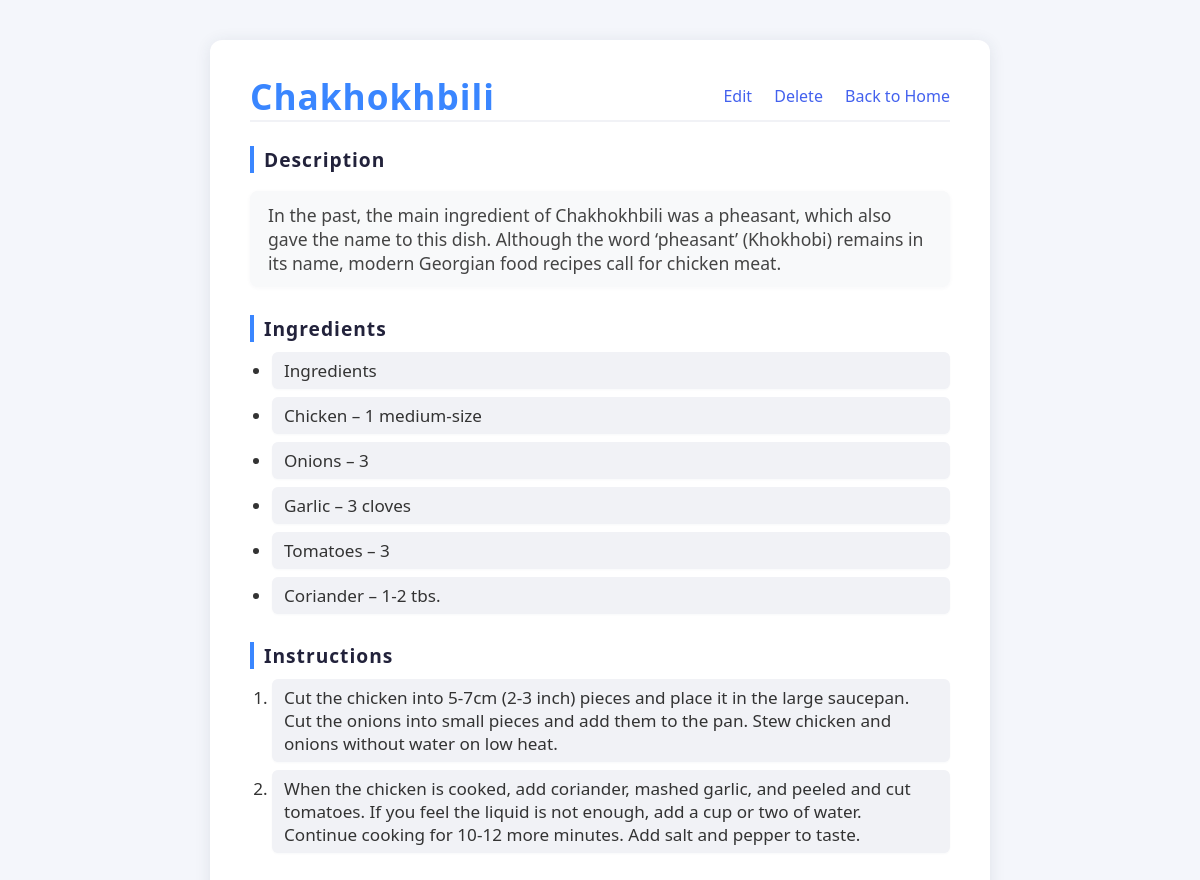
Page /recipe/3/ on the committed database.
### recept/models.py (models this page shows, shortened)
class Recipe(models.Model):
    title = models.CharField(max_length=200, db_index=True)
    description = models.TextField()
    ingredients = models.TextField(blank=True)
    instructions = models.TextField(blank=True)
    created_at = models.DateTimeField(auto_now_add=True)

### recept/views.py (the view)
# urls.py: path('recipe/<int:pk>/', views.recipe_detail, name='recipe_detail'),
def recipe_detail(request, pk):
    recipe = get_object_or_404(Recipe, pk=pk)
    return render(request, 'recipe_detail.html', {'recipe': recipe})

### templates/recipe_detail.html (shortened to what this page needs)
<!DOCTYPE html>
<html>
  <head>
    {% load static %}
    <link rel="stylesheet" href="{% static 'style.css' %}" />
  </head>
  <body>
    <div class="container">
      <div class="recipe-header">
        <h1>{{ recipe.title }}</h1>
        <div class="recipe-actions">
          <a href="{% url 'edit_recipe' recipe.pk %}">Edit</a>
          <a href="{% url 'delete_recipe' recipe.pk %}">Delete</a>
          <a href="{% url 'home' %}">Back to Home</a>
        </div>
      </div>
      <div class="recipe-section">
        <h2>Description</h2>
        <p class="recipe-description">{{ recipe.description }}</p>
      </div>
      <div class="recipe-section">
        <h2>Ingredients</h2>
        <ul class="ingredients-list">
          {% for line in recipe.ingredients.splitlines %} {% if line %}
          <li>{{ line }}</li>
          {% endif %} {% endfor %}
        </ul>
      </div>
      <div class="recipe-section">
        <h2>Instructions</h2>
        <ol class="instructions-list">
          {% for step in recipe.instructions.splitlines %} {% if step %}
          <li>{{ step }}</li>
          {% endif %} {% endfor %}
        </ol>
      </div>
    </div>
  </body>
</html>

### static/style.css (style rules this page uses)
body { background: #f4f6fb; font-family: "Segoe UI", Arial, sans-serif; margin: 0; padding: 0; }
h1 { color: #22223b; text-align: center; margin-top: 0; letter-spacing: 1px; }
a { color: #3a86ff; text-decoration: none; font-weight: 500; transition: color 0.2s; }
.container { max-width: 700px; margin: 40px auto; background: #fff; border-radius: 12px; box-shadow: 0 2px 16px rgba(44, 62, 80, 0.1); padding: 32px 40px; }
.recipe-header { display: flex; justify-content: space-between; align-items: center; border-bottom: 2px solid #f1f2f6; margin-bottom: 24px; }
.recipe-header h1 { margin: 0; font-size: 2.2em; color: #3a86ff; letter-spacing: 1px; }
.recipe-actions a { margin-left: 18px; color: #4361ee; font-weight: 500; text-decoration: none; transition: color 0.2s; }
.recipe-section { margin-bottom: 28px; }
.recipe-section h2 { color: #22223b; font-size: 1.2em; margin-bottom: 10px; border-left: 4px solid #3a86ff; padding-left: 10px; letter-spacing: 1px; }
.recipe-description { font-size: 1.1em; color: #444; background: #f8f9fa; padding: 12px 18px; border-radius: 8px; box-shadow: 0 1px 4px rgba(44, 62, 80, 0.04); }
.ingredients-list, .instructions-list { margin: 0; padding-left: 22px; }
.ingredients-list li, .instructions-list li { font-size: 1.07em; margin-bottom: 8px; color: #333; background: #f1f2f6; padding: 7px 12px; border-radius: 6px; box-shadow: 0 1px 2px rgba(44, 62, 80, 0.03); }
.instructions-list { list-style-type: decimal; }

### rows in the picture
Recipe: title "Chakhokhbili", description "In the past, the main ingredient of Chakhokhbili was a pheasant, which also gave the name to this dish. Although the word ‘pheasant’ (Khokhobi) remains in its name, modern Georgian food recipes call for chicken meat."

### other values in the picture
{{ line }} "Ingredients" "Chicken – 1 medium-size" "Onions – 3" "Garlic – 3 cloves" "Tomatoes – 3" "Coriander – 1-2 tbs."
{{ step }} "Cut the chicken into 5-7cm (2-3 inch) pieces and place it in the large saucepan. Cut the onions into small pieces and add them to the pan. Stew chicken and onions without water on low heat."
